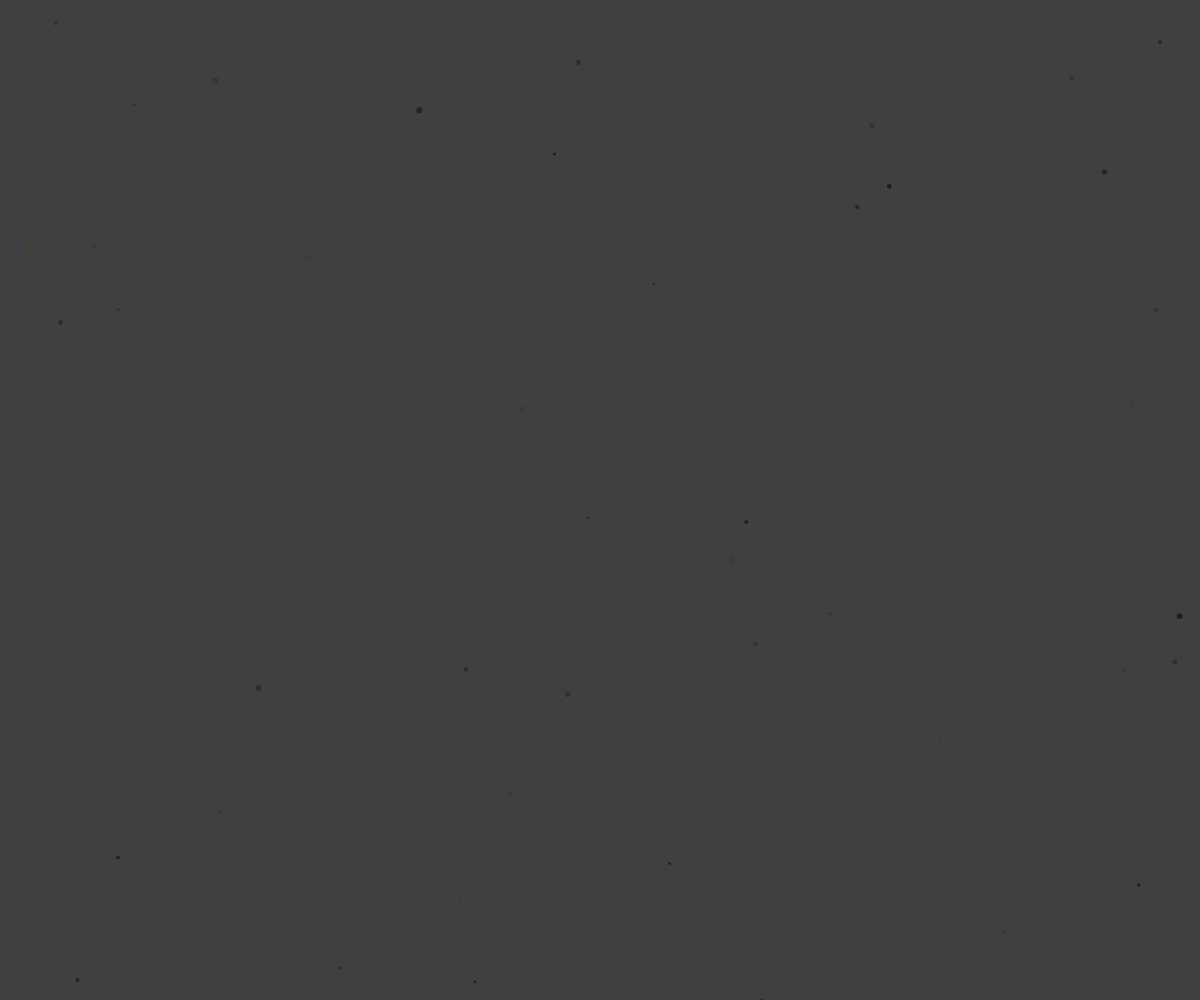
Frame 1 (no input)
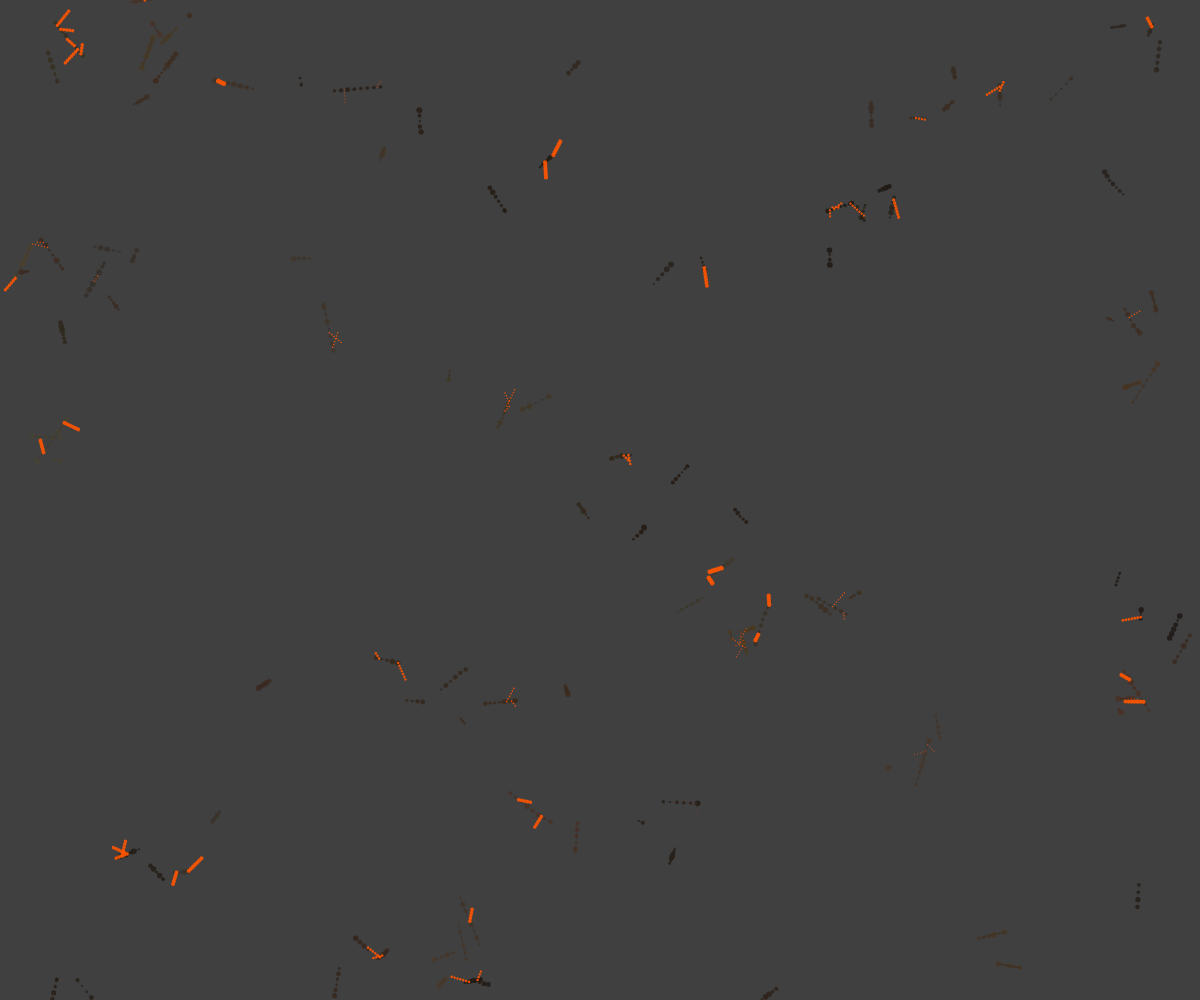
Frame 60 (no input)
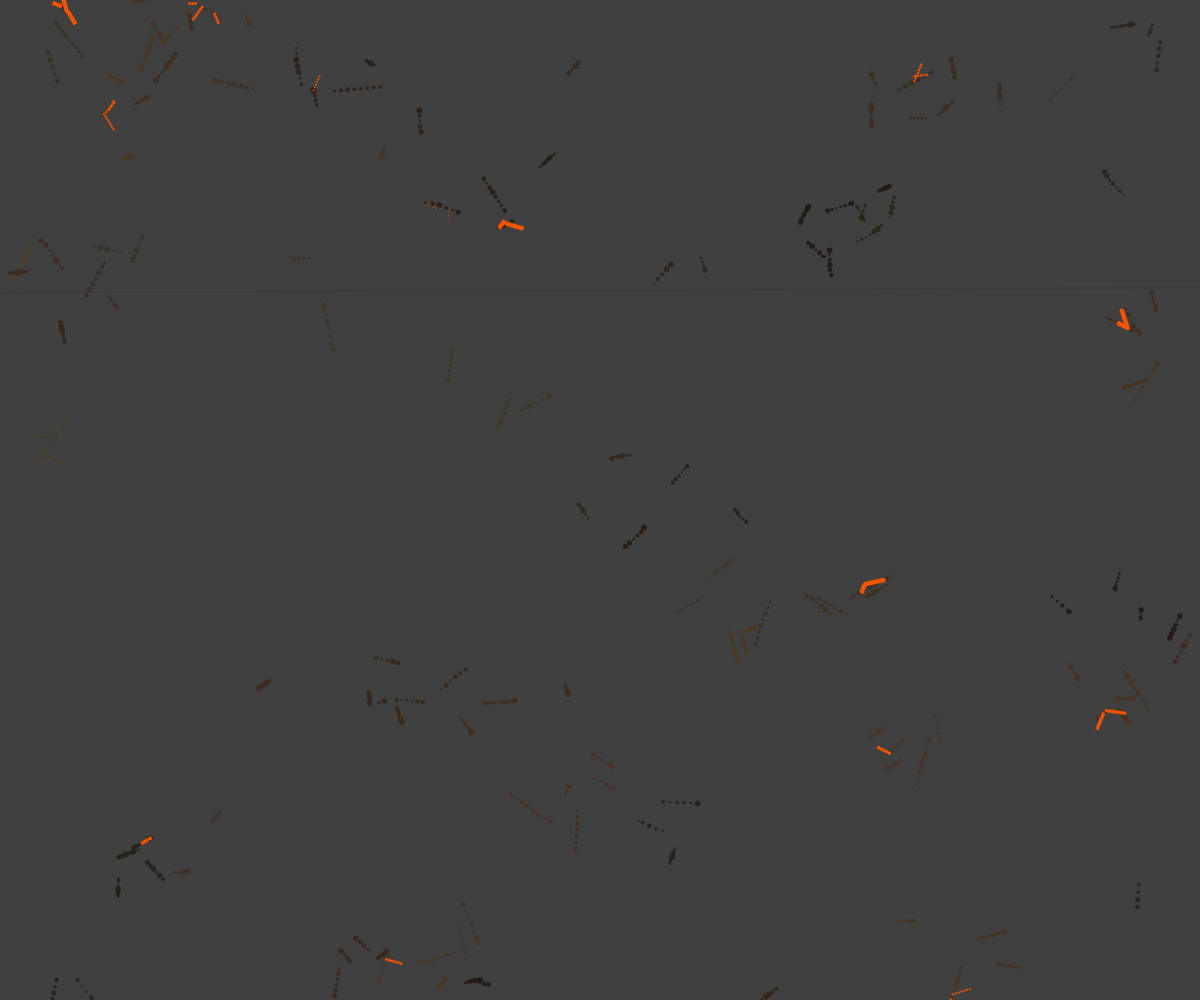
Frame 120 (the mouse pressed at the canvas centre since frame 60)

The p5.js sketch that drew these frames (run headless with seeded random() and noise() and a simulated clock; from frame 60 on, the mouse is pressed at the canvas centre):

// p5.js sketch
// ── sketch.js
let rootSystems = [];
let stressPoints = [];
let lastDragTime = 0;

function setup() {
  createCanvas(windowWidth, windowHeight);
  noStroke();
  colorMode(HSB, 360, 100, 100, 1);
  
  // Initialize root systems
  for (let i = 0; i < 50; i++) {
    rootSystems.push({
      x: random(width),
      y: random(height),
      segments: [],
      growthRate: random(0.02, 0.05),
      stress: 0,
      maxStress: random(0.8, 1.0),
      color: color(random(20, 40), random(30, 60), random(10, 30), 0.8),
      angle: random(TWO_PI),
      speed: random(0.5, 1.5),
      isGrowing: true
    });
  }
  
  // Add initial segments to each system
  for (let i = 0; i < rootSystems.length; i++) {
    let system = rootSystems[i];
    system.segments.push({
      x: system.x,
      y: system.y,
      size: random(2, 6),
      stress: 0
    });
  }
}

function draw() {
  background(25);
  
  // Update and display root systems
  for (let i = 0; i < rootSystems.length; i++) {
    let system = rootSystems[i];
    
    if (system.isGrowing) {
      // Grow the system
      let lastSegment = system.segments[system.segments.length - 1];
      system.x += cos(system.angle) * system.speed;
      system.y += sin(system.angle) * system.speed;
      
      // Wrap around screen
      if (system.x < -50) system.x = width + 50;
      if (system.x > width + 50) system.x = -50;
      if (system.y < -50) system.y = height + 50;
      if (system.y > height + 50) system.y = -50;
      
      // Add new segment
      if (frameCount % 5 === 0) {
        system.segments.push({
          x: system.x,
          y: system.y,
          size: random(2, 6),
          stress: 0
        });
        
        // Occasionally change direction
        if (random() < 0.1) {
          system.angle += random(-0.3, 0.3);
        }
      }
      
      // Build stress
      system.stress += system.growthRate;
      
      // Check for fracture
      if (system.stress > system.maxStress) {
        triggerFracture(system);
      }
    }
    
    // Draw segments
    beginShape();
    for (let j = 0; j < system.segments.length; j++) {
      let seg = system.segments[j];
      fill(system.color);
      noStroke();
      
      if (seg.stress > 0.7) {
        // Highlight stressed areas
        fill(20, 100, 100, 0.8);
      }
      
      ellipse(seg.x, seg.y, seg.size);
    }
    endShape();
    
    // Draw connections between segments in same system
    stroke(20, 30, 20, 0.5);
    strokeWeight(0.5);
    beginShape(LINES);
    for (let j = 0; j < system.segments.length - 1; j++) {
      let seg1 = system.segments[j];
      let seg2 = system.segments[j + 1];
      vertex(seg1.x, seg1.y);
      vertex(seg2.x, seg2.y);
    }
    endShape();
  }
  
  // Draw stress points (crystalline fractures)
  for (let i = 0; i < stressPoints.length; i++) {
    let point = stressPoints[i];
    point.lifetime--;
    
    if (point.lifetime > 0) {
      fill(point.color);
      noStroke();
      
      // Draw fracture pattern
      push();
      translate(point.x, point.y);
      rotate(point.angle);
      for (let j = 0; j < point.segments; j++) {
        let size = map(point.lifetime, 0, point.maxLifetime, 5, 0);
        ellipse(0, j * 3, size, size);
      }
      pop();
    } else {
      stressPoints.splice(i, 1);
      i--;
    }
  }
  
  // Occasionally trigger spontaneous fracture
  if (frameCount % 200 === 0 && rootSystems.length > 0) {
    let system = rootSystems[floor(random(rootSystems.length))];
    if (system.isGrowing && system.stress < system.maxStress) {
      system.stress += 0.5;
    }
  }
}

function triggerFracture(system) {
  // Create stress points at fracture locations
  for (let i = 0; i < system.segments.length - 1; i++) {
    let seg1 = system.segments[i];
    let seg2 = system.segments[i + 1];
    
    if (random() < 0.3) { // Random chance of fracture
      stressPoints.push({
        x: (seg1.x + seg2.x) / 2,
        y: (seg1.y + seg2.y) / 2,
        color: color(20, 100, 100, 0.9),
        angle: random(TWO_PI),
        segments: floor(random(3, 8)),
        lifetime: 30,
        maxLifetime: 30
      });
    }
  }
  
  // Reset system stress and stop growing
  system.stress = 0;
  system.isGrowing = false;
  
  // Create new root system nearby to continue growth
  if (random() < 0.7) {
    rootSystems.push({
      x: system.x + random(-50, 50),
      y: system.y + random(-50, 50),
      segments: [],
      growthRate: random(0.02, 0.05),
      stress: 0,
      maxStress: random(0.8, 1.0),
      color: system.color,
      angle: random(TWO_PI),
      speed: random(0.5, 1.5),
      isGrowing: true
    });
    
    // Add initial segments to new system
    let newSystem = rootSystems[rootSystems.length - 1];
    newSystem.segments.push({
      x: newSystem.x,
      y: newSystem.y,
      size: random(2, 6),
      stress: 0
    });
  }
}

function mouseDragged() {
  // Amplify existing stress with cursor drag
  let currentTime = millis();
  if (currentTime - lastDragTime > 50) { // Limit rate of stress amplification
    for (let i = 0; i < rootSystems.length; i++) {
      let system = rootSystems[i];
      let d = dist(mouseX, mouseY, system.x, system.y);
      
      if (d < 100) {
        system.stress += map(d, 0, 100, 0.3, 0);
        
        // Trigger fracture if stress exceeds threshold
        if (system.stress > system.maxStress) {
          triggerFracture(system);
        }
      }
    }
    lastDragTime = currentTime;
  }
}

function windowResized() {
  resizeCanvas(windowWidth, windowHeight);
}
